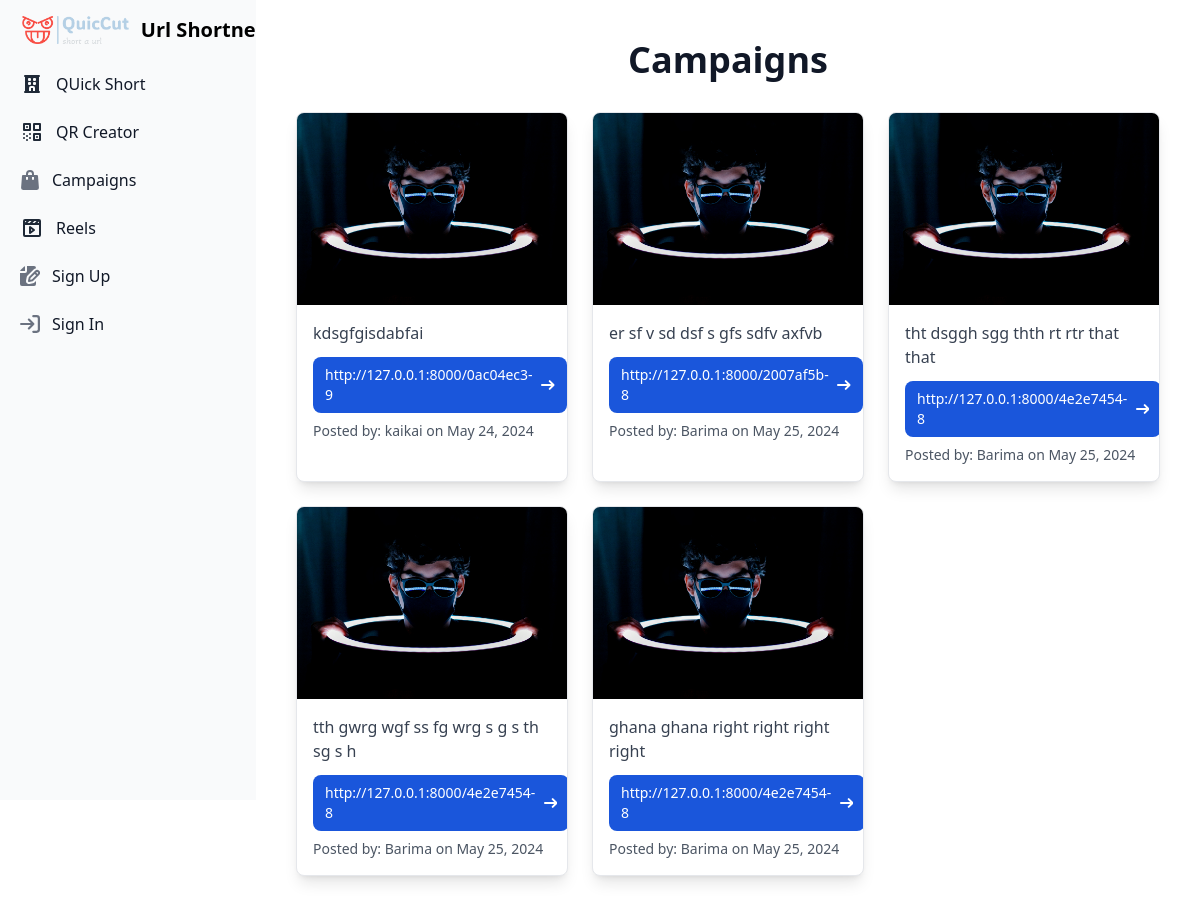
/campaign/list, run on an earlier commit of the app's database.
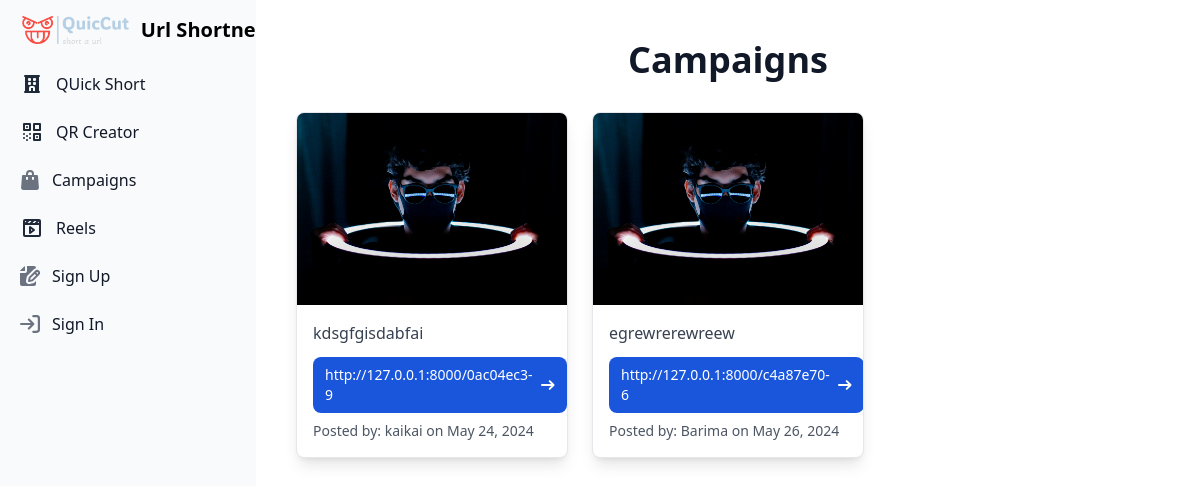
And on a later commit of the database.
### campaign/models.py (models this page shows, shortened)
class Campaign(models.Model):
    user = models.ForeignKey(User, on_delete=models.CASCADE)
    url = models.URLField(max_length=200)
    description = models.TextField()
    image = models.ImageField(upload_to='campaign_images/')
    created_at = models.DateTimeField(auto_now_add=True)

### campaign/views.py (the view)
# urls.py: path('list', campaign_list, name='campaign_list'),
def campaign_list(request):
    campaigns = Campaign.objects.all()
    return render(request, 'campaign/campaign_list.html', {'campaigns': campaigns})

### templates/campaign/campaign_list.html (shortened to what this page needs)
{% extends 'basehome/base.html' %}
{% block content %}
<div class="p-10 sm:ml-64">
  <h1 class="text-center text-4xl font-bold text-gray-900 mb-8">Campaigns</h1>
  <div class="grid grid-cols-1 sm:grid-cols-2 md:grid-cols-3 lg:grid-cols-3 gap-6">
    {% for campaign in campaigns %}
      <div class="max-w-sm bg-white border border-gray-200 rounded-lg shadow-lg overflow-hidden dark:bg-gray-800 dark:border-gray-700">
        <div class="h-48 overflow-hidden">
          <img class="w-full h-full object-cover" src="{{ campaign.image.url }}" alt="Campaign Image">
        </div>
        <div class="p-4">
          <p class="mb-3 font-normal text-gray-700 dark:text-gray-400">{{ campaign.description }}</p>
          <a href="{{ campaign.url }}" class="inline-flex items-center px-3 py-2 text-sm font-medium text-white bg-blue-700 rounded-lg hover:bg-blue-800 focus:ring-4 focus:outline-none focus:ring-blue-300 dark:bg-blue-600 dark:hover:bg-blue-700 dark:focus:ring-blue-800">
            <p>{{ campaign.url }}</p>
            <svg class="rtl:rotate-180 w-3.5 h-3.5 ms-2" aria-hidden="true" xmlns="http://www.w3.org/2000/svg" fill="none" viewBox="0 0 14 10">
              <path stroke="currentColor" stroke-linecap="round" stroke-linejoin="round" stroke-width="2" d="M1 5h12m0 0L9 1m4 4L9 9"/>
            </svg>
          </a>
          <p class="pt-2 text-sm text-gray-600 dark:text-gray-400">Posted by: {{ campaign.user.username }} on {{ campaign.created_at|date:"F j, Y" }}</p>
        </div>
      </div>
    {% endfor %}
  </div>
</div>
{% endblock %}

### templates/basehome/base.html (shortened to what this page needs)
{% load compress %}
{% load static %}
{% load chat_tags %}
<!DOCTYPE html>
<html lang="en">
<head>
    {% compress css %}
    <link rel="stylesheet" href="{% static 'src/output.css' %}">
    {% endcompress %}
</head>
<body>
    <nav >
      <aside id="logo-sidebar" class="fixed top-0 left-0 z-40 w-64 h-screen transition-transform -translate-x-full sm:translate-x-0" aria-label="Sidebar">
        <div class="h-full px-3 py-4 overflow-y-auto bg-gray-50 dark:bg-gray-800">
          <a href="#" class="flex items-center ps-2.5 mb-5">
             <img src="{% static 'logo.png' %}" class="h-6 me-3 sm:h-7" alt="Flowbite Logo" />
             <span class="self-center text-xl font-semibold whitespace-nowrap dark:text-white">Url Shortner</span>
          </a>
        <div >
          <div >
            <ul id="sidebar-menu" class="space-y-2 font-medium">
             {% if user.is_authenticated %}
                   {% load chat_tags %}
                   {% unread_message_count user as unread_count %}
                {% else %}
                <li>
                  <a href="{% url 'shorten' %}" class="sidebar-item flex items-center p-2 text-gray-900 rounded-lg dark:text-white hover:bg-gray-100 dark:hover:bg-gray-700 group">
                     <span class="flex-1 ms-3 whitespace-nowrap">QUick Short</span>
                  </a>
               </li>
              <li>
                <a href="{% url 'generate_qr_code' %}" class="sidebar-item flex items-center p-2 text-gray-900 rounded-lg dark:text-white hover:bg-gray-100 dark:hover:bg-gray-700 group">
                  <span class="flex-1 ms-3 whitespace-nowrap">QR Creator</span>
               </a>
            </li>
                <li>
                  <a href="{% url 'campaign_list' %}" class="flex items-center p-2 text-gray-900 rounded-lg dark:text-white hover:bg-gray-100 dark:hover:bg-gray-700 group">
                     <span class="flex-1 ms-3 whitespace-nowrap">Campaigns</span>
                  </a>
               </li>
               <li>
                <a href="{% url 'reel_list' %}" class="flex items-center p-2 text-gray-900 rounded-lg dark:text-white hover:bg-gray-100 dark:hover:bg-gray-700 group">
                  <span class="flex-1 ms-3 whitespace-nowrap"> Reels</span>
                </a>
              </li>
                <li>
                  <a href="{% url 'signup' %}" class="flex items-center p-2 text-gray-900 rounded-lg dark:text-white hover:bg-gray-100 dark:hover:bg-gray-700 group">
                     <span class="flex-1 ms-3 whitespace-nowrap">Sign Up</span>
                  </a>
               </li>
                <li>
                  <a href="{% url 'login' %}" class="flex items-center p-2 text-gray-900 rounded-lg dark:text-white hover:bg-gray-100 dark:hover:bg-gray-700 group">
                     <span class="flex-1 ms-3 whitespace-nowrap">Sign In</span>
                  </a>
               </li>
              {% endif %}
            </ul>
          </div>
        </div>
      </nav>
    {% block content %}
    {% endblock %}
</body>
</html>

What changed in the data, as far as the page shows it:
removed Campaign: image (picture), description "er sf v sd dsf s gfs sdfv axfvb", url "http://127.0.0.1:8000/2007af5b-8", user.username "Barima", created_at "May 25, 2024"
removed Campaign: image (picture), description "tht dsggh sgg thth rt rtr that that", url "http://127.0.0.1:8000/4e2e7454-8", user.username "Barima", created_at "May 25, 2024"
removed Campaign: image (picture), description "tth gwrg wgf ss fg wrg s g s th sg s h", url "http://127.0.0.1:8000/4e2e7454-8", user.username "Barima", created_at "May 25, 2024"
removed Campaign: image (picture), description "ghana ghana right right right right", url "http://127.0.0.1:8000/4e2e7454-8", user.username "Barima", created_at "May 25, 2024"
added Campaign: image (picture), description "egrewrerewreew", url "http://127.0.0.1:8000/c4a87e70-6", user.username "Barima", created_at "May 26, 2024"
